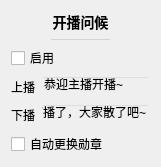
           <widget class="QWidget" name="liveGreetSettingsCard" native="true">
            <property name="geometry">
             <rect>
              <x>10</x>
              <y>540</y>
              <width>161</width>
              <height>151</height>
             </rect>
            </property>
            <property name="styleSheet">
             <string notr="true">#liveGreetSettingsCard
{
	background: #f7f7ff;
	border: none;
	border-radius: 5px;
}</string>
            </property>
            <layout class="QVBoxLayout" name="verticalLayout_37">
             <item>
              <widget class="QLabel" name="label_24">
               <property name="sizePolicy">
                <sizepolicy hsizetype="Preferred" vsizetype="Fixed">
                 <horstretch>0</horstretch>
                 <verstretch>0</verstretch>
                </sizepolicy>
               </property>
               <property name="styleSheet">
                <string notr="true">font-size: 14px;
font-weight: 500;</string>
               </property>
               <property name="text">
                <string>开播问候</string>
               </property>
               <property name="alignment">
                <set>Qt::AlignCenter</set>
               </property>
              </widget>
             </item>
             <item>
              <widget class="QWidget" name="widget_19" native="true">
               <property name="minimumSize">
                <size>
                 <width>0</width>
                 <height>1</height>
                </size>
               </property>
               <property name="maximumSize">
                <size>
                 <width>16777215</width>
                 <height>1</height>
                </size>
               </property>
               <property name="styleSheet">
                <string notr="true">background: lightgray;
margin: 40px;</string>
               </property>
              </widget>
             </item>
             <item>
              <widget class="QCheckBox" name="startLiveSendCheck">
               <property name="cursor">
                <cursorShape>PointingHandCursor</cursorShape>
               </property>
               <property name="text">
                <string>启用</string>
               </property>
              </widget>
             </item>
             <item>
              <layout class="QHBoxLayout" name="horizontalLayout_13">
               <item>
                <widget class="QLabel" name="label_4">
                 <property name="toolTip">
                  <string>&lt;html&gt;&lt;head/&gt;&lt;body&gt;&lt;p&gt;收到开播时发送开场白&lt;/p&gt;&lt;/body&gt;&lt;/html&gt;</string>
                 </property>
                 <property name="text">
                  <string>上播</string>
                 </property>
                </widget>
               </item>
               <item>
                <widget class="QLineEdit" name="startLiveWordsEdit">
                 <property name="styleSheet">
                  <string notr="true">QLineEdit
{
	background: transparent;
}</string>
                 </property>
                 <property name="text">
                  <string>恭迎主播开播~</string>
                 </property>
                 <property name="placeholderText">
                  <string>留空则不发送</string>
                 </property>
                </widget>
               </item>
              </layout>
             </item>
             <item>
              <layout class="QHBoxLayout" name="horizontalLayout_14">
               <item>
                <widget class="QLabel" name="label_5">
                 <property name="toolTip">
                  <string>&lt;html&gt;&lt;head/&gt;&lt;body&gt;&lt;p&gt;下播信号发送结束语&lt;/p&gt;&lt;/body&gt;&lt;/html&gt;</string>
                 </property>
                 <property name="text">
                  <string>下播</string>
                 </property>
                </widget>
               </item>
               <item>
                <widget class="QLineEdit" name="endLiveWordsEdit">
                 <property name="styleSheet">
                  <string notr="true">QLineEdit
{
	background: transparent;
}</string>
                 </property>
                 <property name="text">
                  <string>下播了，大家散了吧~</string>
                 </property>
                 <property name="placeholderText">
                  <string>留空则不发送</string>
                 </property>
                </widget>
               </item>
              </layout>
             </item>
             <item>
              <widget class="QCheckBox" name="autoSwitchMedalCheck">
               <property name="cursor">
                <cursorShape>PointingHandCursor</cursorShape>
               </property>
               <property name="toolTip">
                <string>&lt;html&gt;&lt;head/&gt;&lt;body&gt;&lt;p&gt;开播后自动切换粉丝勋章为当前主播的&lt;/p&gt;&lt;p&gt;勋章已变灰时不切换&lt;/p&gt;&lt;/body&gt;&lt;/html&gt;</string>
               </property>
               <property name="text">
                <string>自动更换勋章</string>
               </property>
              </widget>
             </item>
            </layout>
           </widget>
